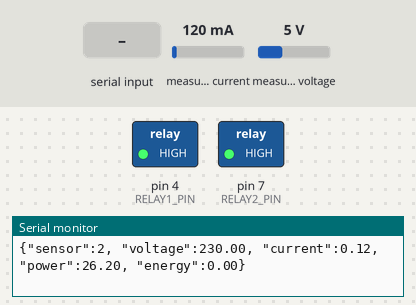
This sketch was run on a simulated Arduino Mega 2560, built with avr-gcc and run on an emulated ATmega2560. Shown: switched loads named in the sketch (green lamp = pin HIGH), the last lines printed to the serial monitor. The test bench sets the inputs (shaded band); at power-on: measured current 120 mA, measured voltage 5 V.

Above: at 2.2 s.
2.3 s: "RELAY1:OFF\n" received over Serial
At 4.0 s:
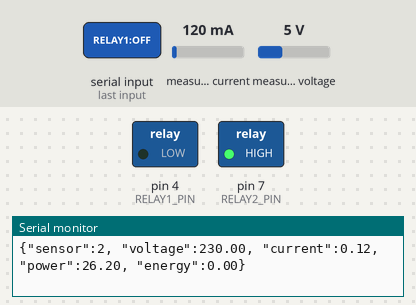
4.7 s: "RELAY1:ON\n" received over Serial
At 6.6 s:
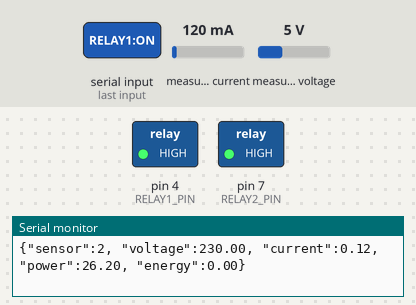
6.9 s: "RELAY2:OFF\n" received over Serial
At 8.7 s:
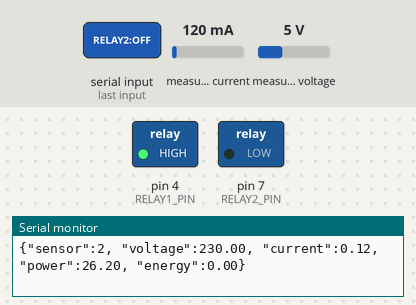
9.2 s: "RELAY2:ON\n" received over Serial
At 10.4 s:
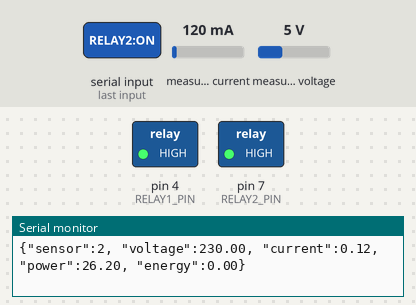
Timing chart, 0 to 12.2 s (numbered marks = the images above; inputs shaded):
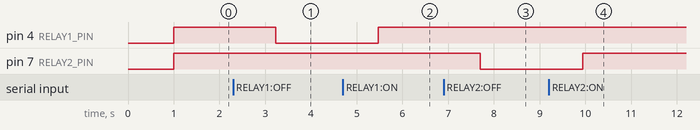

Measured:
- after the input at 2.3 s, pin 4 (RELAY1_PIN): HIGH → LOW after 0.94 s
- after the input at 4.7 s, pin 4 (RELAY1_PIN): LOW → HIGH after 0.77 s
- after the input at 6.9 s, pin 7 (RELAY2_PIN): HIGH → LOW after 0.80 s
- after the input at 9.2 s, pin 7 (RELAY2_PIN): LOW → HIGH after 0.74 s

The sketch:

mega_energy_meter.ino
```cpp
#include <PZEM004Tv30.h>

const int RELAY1_PIN = 4;
const int RELAY2_PIN = 7;

// Arduino Mega hardware serial ports (Serial1 and Serial2)
PZEM004Tv30 pzem1(Serial1);
PZEM004Tv30 pzem2(Serial2);

void setup() {
  // Main USB Serial connection to PC
  Serial.begin(115200);

  // Initialize Mega's hardware serial ports (Fixed pins: Serial1 is 19/18, Serial2 is 17/16)
  Serial1.begin(9600);
  Serial2.begin(9600);

  delay(1000);

  pinMode(RELAY1_PIN, OUTPUT);
  pinMode(RELAY2_PIN, OUTPUT);
  digitalWrite(RELAY1_PIN, HIGH); // Default ON (Assuming active LOW or HIGH based on your relay module)
  digitalWrite(RELAY2_PIN, HIGH);
}

void loop() {
  // 1. Read and process incoming commands from Node.js (e.g., "RELAY1:OFF" or "RELAY1:ON")
  if (Serial.available() > 0) {
    String command = Serial.readStringUntil('\n');
    command.trim();

    if (command == "RELAY1:OFF") {
      digitalWrite(RELAY1_PIN, LOW); // Change to HIGH if your relay is active-low
    } else if (command == "RELAY1:ON") {
      digitalWrite(RELAY1_PIN, HIGH); // Change to LOW if your relay is active-low
    } else if (command == "RELAY2:OFF") {
      digitalWrite(RELAY2_PIN, LOW); // Change to HIGH if your relay is active-low
    } else if (command == "RELAY2:ON") {
      digitalWrite(RELAY2_PIN, HIGH); // Change to LOW if your relay is active-low
    }
  }

  // 2. Read PZEM Sensors
  float v1 = pzem1.voltage();
  float c1 = pzem1.current();
  float p1 = pzem1.power();
  float e1 = pzem1.energy();

  float v2 = pzem2.voltage();
  float c2 = pzem2.current();
  float p2 = pzem2.power();
  float e2 = pzem2.energy();

  // 3. Send Sensor 1 Data to Node.js
  Serial.print("{\"sensor\":1, \"voltage\":");
  Serial.print(isnan(v1) ? 0.0 : v1);
  Serial.print(", \"current\":");
  Serial.print(isnan(c1) ? 0.0 : c1);
  Serial.print(", \"power\":");
  Serial.print(isnan(p1) ? 0.0 : p1);
  Serial.print(", \"energy\":");
  Serial.print(isnan(e1) ? 0.0 : e1);
  Serial.println("}");

  delay(100);

  // 4. Send Sensor 2 Data to Node.js
  Serial.print("{\"sensor\":2, \"voltage\":");
  Serial.print(isnan(v2) ? 0.0 : v2);
  Serial.print(", \"current\":");
  Serial.print(isnan(c2) ? 0.0 : c2);
  Serial.print(", \"power\":");
  Serial.print(isnan(p2) ? 0.0 : p2);
  Serial.print(", \"energy\":");
  Serial.print(isnan(e2) ? 0.0 : e2);
  Serial.println("}");

  delay(2000);
}
```
